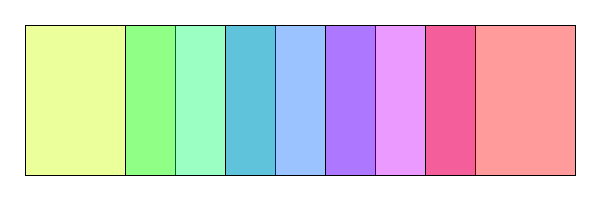
Frame 1 (no input)
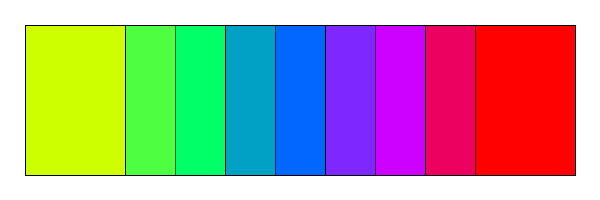
Frame 60 (the mouse pressed at the canvas centre just before this capture)
Frame 120 (the mouse held since frame 60 and released just before this capture): identical to frame 60, image omitted

The Processing sketch that drew these frames (run headless with seeded random() and noise(); from frame 60 on, the mouse is pressed at the canvas centre):

// Processing sketch: processing_87988
// ── processing_87988.pde

//Color spacing
int d;

void setup(){
size(600,200);
smooth();
background(#FFFFFF);
colorMode(HSB,360,100,100);
rectMode(CENTER);

}

void draw(){
  
d = 150;

fill(360*1/5,100,100,100);
rect(width*1/6,height/2,d,d);

fill(360*2/5,100,100,100);
rect(width*2/6,height/2,d,d);

fill(360*3/5,100,100,100);
rect(width*3/6,height/2,d,d);

fill(360*4/5,100,100,100);
rect(width*4/6,height/2,d,d);

fill(360*5/5,100,100,100);
rect(width*5/6,height/2,d,d);

}
